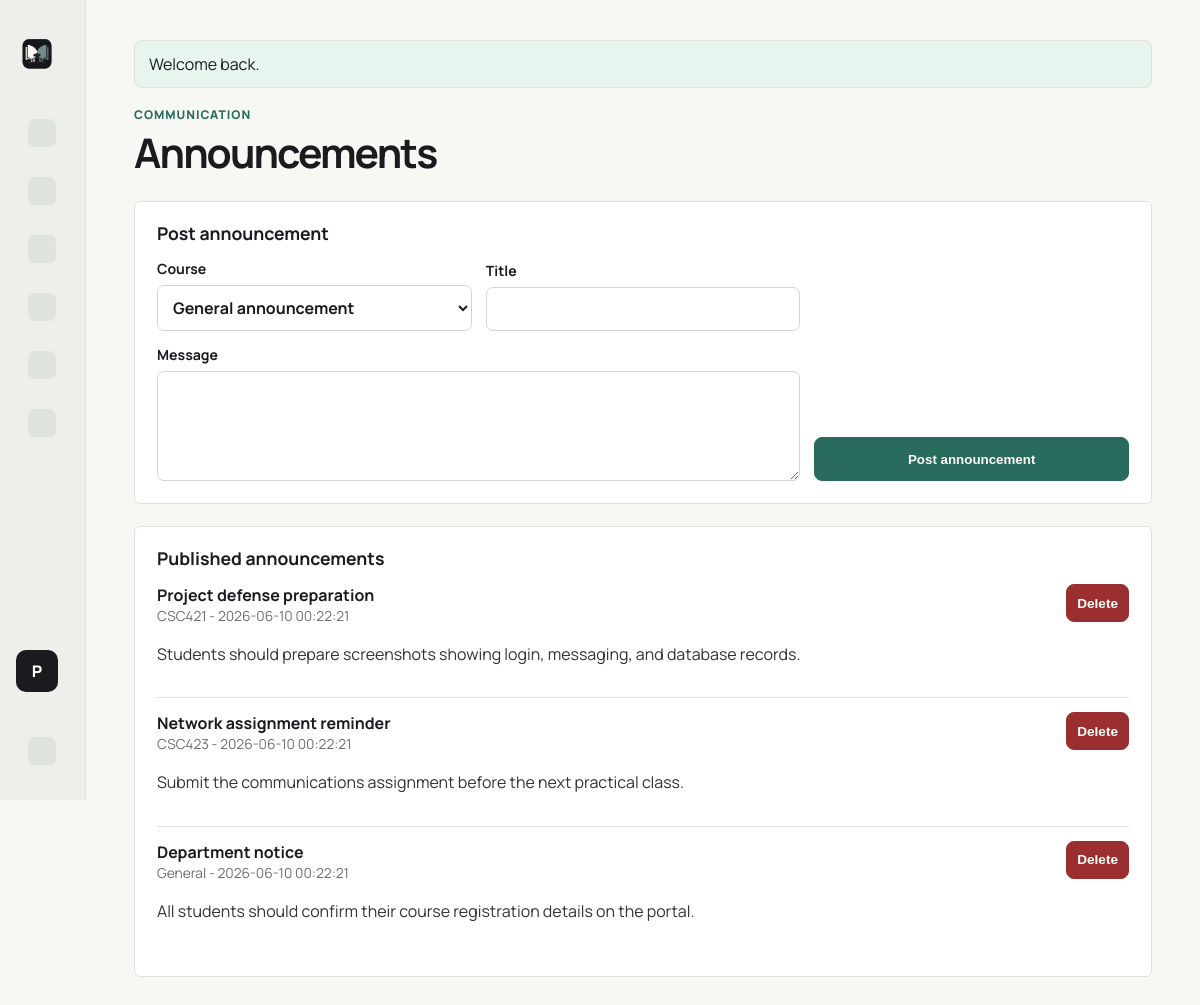
/index.php?route=lecturer/announcements (signed in), run on the app's committed database.
### tables this page shows
CREATE TABLE users (
    id INT UNSIGNED AUTO_INCREMENT PRIMARY KEY,
    full_name VARCHAR(120) NOT NULL,
    email VARCHAR(150) NOT NULL UNIQUE,
    password_hash VARCHAR(255) NOT NULL,
    role ENUM('admin', 'lecturer', 'student') NOT NULL,
    matric_number VARCHAR(50) NULL,
    department VARCHAR(120) NULL,
    status ENUM('active', 'inactive') NOT NULL DEFAULT 'active',
    created_at TIMESTAMP NOT NULL DEFAULT CURRENT_TIMESTAMP,
    updated_at TIMESTAMP NOT NULL DEFAULT CURRENT_TIMESTAMP ON UPDATE CURRENT_TIMESTAMP
);

CREATE TABLE announcements (
    id INT UNSIGNED AUTO_INCREMENT PRIMARY KEY,
    author_id INT UNSIGNED NOT NULL,
    course_id INT UNSIGNED NULL,
    title VARCHAR(180) NOT NULL,
    body TEXT NOT NULL,
    created_at TIMESTAMP NOT NULL DEFAULT CURRENT_TIMESTAMP,
    CONSTRAINT fk_announcements_author
        FOREIGN KEY (author_id) REFERENCES users(id)
        ON DELETE CASCADE,
    CONSTRAINT fk_announcements_course
        FOREIGN KEY (course_id) REFERENCES courses(id)
        ON DELETE SET NULL
);

CREATE TABLE courses (
    id INT UNSIGNED AUTO_INCREMENT PRIMARY KEY,
    code VARCHAR(20) NOT NULL UNIQUE,
    title VARCHAR(160) NOT NULL,
    lecturer_id INT UNSIGNED NULL,
    description TEXT NULL,
    created_at TIMESTAMP NOT NULL DEFAULT CURRENT_TIMESTAMP,
    updated_at TIMESTAMP NOT NULL DEFAULT CURRENT_TIMESTAMP ON UPDATE CURRENT_TIMESTAMP,
    CONSTRAINT fk_courses_lecturer
        FOREIGN KEY (lecturer_id) REFERENCES users(id)
        ON DELETE SET NULL
);

### app/Core/Controller.php (called while the page is built, shortened)
<?php
class Controller
{
    protected function render(string $view, array $data = [], string $layout = 'layout'): void
    {
        extract($data);
        $layoutPath = dirname(__DIR__) . '/Views/' . $layout . '.php';
        require $layoutPath;
    }
}

### app/Controllers/LecturerController.php (called while the page is built, shortened)
<?php
class LecturerController extends Controller
{
    public function announcements(): void
    {
        $user = Auth::requireRole(['lecturer', 'admin']);
        $courses = $user['role'] === 'admin' ? Course::all() : Course::forLecturer((int) $user['id']);
        $this->render('dashboard/lecturer_announcements', [
            'title' => 'Announcements',
            'user' => $user,
            'courses' => $courses,
            'announcements' => Announcement::allForUser($user),
        ]);
    }
}

### public/index.php (called while the page is built, shortened)
<?php
$route = $_GET['route'] ?? 'home';
$routes = [
    'home' => [HomeController::class, 'index'],
    'login' => [AuthController::class, 'login'],
    'login.attempt' => [AuthController::class, 'attempt'],
    'logout' => [AuthController::class, 'logout'],
    'dashboard' => [DashboardController::class, 'index'],
    'admin/users' => [AdminController::class, 'users'],
    'admin/courses' => [AdminController::class, 'courses'],
    'admin/faqs' => [AdminController::class, 'faqs'],
    'materials' => [MaterialController::class, 'index'],
    'lecturer/announcements' => [LecturerController::class, 'announcements'],
    'lecturer/messages' => [LecturerController::class, 'messages'],
    'student/messages' => [StudentController::class, 'messages'],
    'student/chatbot' => [StudentController::class, 'chatbot'],
];
[$controllerClass, $method] = $routes[$route];
(new $controllerClass())->$method();

### app/helpers.php (called while the page is built, shortened)
<?php
function url(string $route = '', array $params = []): string
{
    $query = array_merge(['route' => $route], $params);
    return 'index.php' . ($query ? '?' . http_build_query($query) : '');
}
function asset(string $path): string
{
    return 'assets/' . ltrim($path, '/');
}
function e(?string $value): string
{
    return htmlspecialchars((string) $value, ENT_QUOTES, 'UTF-8');
}
function flash(string $key, ?string $message = null): ?string
{
    $value = $_SESSION['_flash'][$key] ?? null;
    return $value;
}

### app/Core/Database.php (called while the page is built, shortened)
<?php
class Database
{
    private static ?PDO $pdo = null;
    public static function connection(): PDO
    {
        if (self::$pdo !== null) {
            return self::$pdo;
        }
        $config = require dirname(__DIR__, 2) . '/config/database.php';
        $dsn = sprintf(
            'mysql:host=%s;port=%s;dbname=%s;charset=%s',
            $config['host'],
            $config['port'] ?? 3306,
            $config['database'],
            $config['charset']
        );
        try {
            self::$pdo = new PDO($dsn, $config['username'], $config['password'], [
                PDO::ATTR_ERRMODE => PDO::ERRMODE_EXCEPTION,
                PDO::ATTR_DEFAULT_FETCH_MODE => PDO::FETCH_ASSOC,
                PDO::ATTR_EMULATE_PREPARES => false,
            ]);
        } catch (PDOException $exception) {
            http_response_code(500);
            exit('Database connection failed. Check config/database.php and make sure MySQL is running.');
        }
        return self::$pdo;
    }
}

### app/Models/User.php (called while the page is built, shortened)
<?php
class User
{
    public static function find(int $id): ?array
    {
        $stmt = Database::connection()->prepare('SELECT * FROM users WHERE id = ? LIMIT 1');
        $stmt->execute([$id]);
        return $stmt->fetch() ?: null;
    }
}

### app/Core/Auth.php (called while the page is built, shortened)
<?php
class Auth
{
    public static function user(): ?array
    {
        return User::find((int) $_SESSION['user_id']);
    }
}

### app/Models/Announcement.php (called while the page is built, shortened)
<?php
class Announcement
{
    public static function allForUser(array $user): array
    {
        return Database::connection()->query(
            'SELECT announcements.*, courses.code AS course_code, users.full_name AS author_name
             FROM announcements
             LEFT JOIN courses ON courses.id = announcements.course_id
             JOIN users ON users.id = announcements.author_id
             ORDER BY announcements.created_at DESC'
        )->fetchAll();
    }
}

### app/Views/dashboard/lecturer_announcements.php (the view, shortened to what this page needs)
<header class="page-header">
    <div>
        <p class="eyebrow">Communication</p>
        <h1>Announcements</h1>
    </div>
</header>
<section class="panel">
    <h2>Post announcement</h2>
    <form class="form-grid" method="post">
        <label><span>Course</span><select name="course_id"><option value="">General announcement</option></select></label>
        <label><span>Title</span><input name="title" required></label>
        <label class="wide"><span>Message</span><textarea name="body" rows="4" required></textarea></label>
        <button class="btn primary" type="submit">Post announcement</button>
    </form>
</section>
<section class="panel">
    <h2>Published announcements</h2>
    <?php foreach ($announcements as $announcement): ?>
        <article class="announcement">
            <div>
                <strong><?= e($announcement['title']) ?></strong>
                <span><?= e($announcement['course_code'] ?? 'General') ?> - <?= e($announcement['created_at']) ?></span>
                <p><?= e($announcement['body']) ?></p>
            </div>
            <form method="post">
                <button class="btn small danger" name="action" value="delete">Delete</button>
            </form>
        </article>
    <?php endforeach; ?>
</section>

### app/Views/layout.php (shortened to what this page needs)
<?php
$currentUser = Auth::user();
if (!function_exists('ui_icon')) {
    function ui_icon(string $name): string
    {
        $icons = [
            'dashboard' => '<svg viewBox="0 0 24 24" aria-hidden="true"><path d="M4 13h7V4H4v9Zm9 7h7V4h-7v16ZM4 20h7v-5H4v5Z"/></svg>',
            'users' => '<svg viewBox="0 0 24 24" aria-hidden="true"><path d="M8 11a4 4 0 1 0 0-8 4 4 0 0 0 0 8Zm8.5 1a3.5 3.5 0 1 0 0-7 3.5 3.5 0 0 0 0 7ZM2.5 20c.7-4 3-6 5.5-6s4.8 2 5.5 6h-11Zm11.5 0c.4-2 1.2-3.6 2.3-4.7 2.2.2 4.1 1.9 4.7 4.7h-7Z"/></svg>',
            'courses' => '<svg viewBox="0 0 24 24" aria-hidden="true"><path d="M5 4h11a3 3 0 0 1 3 3v13H7a3 3 0 0 1-3-3V5a1 1 0 0 1 1-1Zm2 13h10V7a1 1 0 0 0-1-1H6v11a1 1 0 0 0 1 1Zm1-8h7v2H8V9Zm0 4h6v2H8v-2Z"/></svg>',
            'faq' => '<svg viewBox="0 0 24 24" aria-hidden="true"><path d="M12 3a9 9 0 1 0 9 9 9 9 0 0 0-9-9Zm0 14a1.2 1.2 0 1 1 1.2-1.2A1.2 1.2 0 0 1 12 17Zm1-4h-2v-.8c0-1.1.7-1.7 1.5-2.2.7-.5 1.2-.8 1.2-1.5 0-.8-.6-1.3-1.6-1.3-1 0-1.7.5-2.4 1.3L8.4 7.2A4.5 4.5 0 0 1 12.2 5c2.2 0 3.8 1.2 3.8 3.2 0 1.7-1 2.5-1.9 3.1-.7.5-1.1.8-1.1 1.5v.2Z"/></svg>',
            'announcements' => '<svg viewBox="0 0 24 24" aria-hidden="true"><path d="M4 10v4h3l7 4V6l-7 4H4Zm13.5-2.5-1.4 1.4A4.3 4.3 0 0 1 18 12c0 1.2-.5 2.3-1.3 3.1l1.4 1.4A6.3 6.3 0 0 0 20 12c0-1.7-.7-3.3-2.5-4.5Z"/></svg>',
            'materials' => '<svg viewBox="0 0 24 24" aria-hidden="true"><path d="M5 3h12a3 3 0 0 1 3 3v15H7a3 3 0 0 1-3-3V4a1 1 0 0 1 1-1Zm2 14a1 1 0 0 0 1 1h10V6a1 1 0 0 0-1-1H6v12h1Zm2-9h7v2H9V8Zm0 4h6v2H9v-2Z"/></svg>',
            'messages' => '<svg viewBox="0 0 24 24" aria-hidden="true"><path d="M4 5h16a2 2 0 0 1 2 2v9a2 2 0 0 1-2 2H9l-5 4v-4H4a2 2 0 0 1-2-2V7a2 2 0 0 1 2-2Zm2 4v2h12V9H6Zm0 4v2h8v-2H6Z"/></svg>',
            'chatbot' => '<svg viewBox="0 0 24 24" aria-hidden="true"><path d="M11 2h2v3h4a3 3 0 0 1 3 3v7a3 3 0 0 1-3 3h-1.5L12 22l-3.5-4H7a3 3 0 0 1-3-3V8a3 3 0 0 1 3-3h4V2Zm-4 8.5A1.5 1.5 0 1 0 8.5 9 1.5 1.5 0 0 0 7 10.5Zm8.5 0A1.5 1.5 0 1 0 17 9a1.5 1.5 0 0 0-1.5 1.5ZM9 14v2h6v-2H9Z"/></svg>',
            'logout' => '<svg viewBox="0 0 24 24" aria-hidden="true"><path d="M4 3h9v2H6v14h7v2H4V3Zm11.6 4.4L20.2 12l-4.6 4.6-1.4-1.4 2.2-2.2H10v-2h6.4l-2.2-2.2 1.4-1.4Z"/></svg>',
        ];
        return $icons[$name] ?? '';
    }
}
?>
<!doctype html>
<html lang="en">
<head>
    <link rel="stylesheet" href="<?= e(asset('css/style.css')) ?>">
</head>
<body>
<div class="app-shell">
    <aside class="sidebar" id="dashboardSidebar">
        <a class="brand" href="<?= e(url('dashboard')) ?>">
            <img class="brand-logo" src="<?= e(asset('img/classbridge-logo.png')) ?>" alt="ClassBridge">
        </a>
        <?php if ($currentUser): ?>
            <nav class="nav">
                <a href="<?= e(url('dashboard')) ?>"><span class="nav-icon"><?= ui_icon('dashboard') ?></span><span class="sidebar-text">Dashboard</span></a>
                <?php if ($currentUser['role'] === 'admin'): ?>
                    <a href="<?= e(url('admin/users')) ?>"><span class="nav-icon"><?= ui_icon('users') ?></span><span class="sidebar-text">Users</span></a>
                    <a href="<?= e(url('admin/courses')) ?>"><span class="nav-icon"><?= ui_icon('courses') ?></span><span class="sidebar-text">Courses</span></a>
                    <a href="<?= e(url('admin/faqs')) ?>"><span class="nav-icon"><?= ui_icon('faq') ?></span><span class="sidebar-text">Chatbot FAQ</span></a>
                    <a href="<?= e(url('materials')) ?>"><span class="nav-icon"><?= ui_icon('materials') ?></span><span class="sidebar-text">Materials</span></a>
                    <a href="<?= e(url('lecturer/announcements')) ?>"><span class="nav-icon"><?= ui_icon('announcements') ?></span><span class="sidebar-text">Announcements</span></a>
                <?php endif; ?>
            </nav>
            <div class="profile-block">
                <span class="avatar"><?= e(strtoupper(substr($currentUser['full_name'], 0, 1))) ?></span>
            </div>
            <a class="logout" href="<?= e(url('logout')) ?>"><span class="nav-icon"><?= ui_icon('logout') ?></span><span class="sidebar-text">Sign out</span></a>
        <?php endif; ?>
    </aside>
    <main class="main">
        <?php if ($message = flash('success')): ?>
            <div class="notice success"><?= e($message) ?></div>
        <?php endif; ?>
        <?php require $viewPath; ?>
    </main>
</div>
</body>
</html>

### public/assets/css/style.css (style rules this page uses)
:root { --bg: #f7f7f4; --panel: #ffffff; --text: #191b1f; --muted: #68706e; --line: #e1e1dc; --accent: #286b5d; --accent-dark: #20564b; --danger: #9b2f2f; --success-bg: #e8f4ee; --error-bg: #f7e8e8; --shadow: 0 20px 50px rgba(25, 27, 31, 0.05); --sidebar-collapsed: 86px; --sidebar-expanded: 280px; }
* { box-sizing: border-box; }
body { margin: 0; min-height: 100dvh; color: var(--text); background: var(--bg); font-family: "Manrope", "Geist", "Segoe UI", Arial, sans-serif; }
a { color: inherit; text-decoration: none; }
.app-shell { display: grid; grid-template-columns: var(--sidebar-collapsed) minmax(0, 1fr); min-height: 100dvh; }
.sidebar { position: sticky; top: 0; height: 100dvh; width: var(--sidebar-collapsed); padding: 24px 16px; background: #eeeeea; border-right: 1px solid var(--line); display: flex; flex-direction: column; gap: 24px; overflow: hidden; transition: width 220ms ease, padding 220ms ease; z-index: 20; }
.brand { display: flex; gap: 12px; align-items: center; min-width: 220px; }
.brand-logo, .brand-mark, .avatar { width: 42px; height: 42px; display: inline-grid; place-items: center; border-radius: 10px; background: var(--text); color: #fffdf8; font-weight: 800; }
.brand-logo { flex: 0 0 42px; object-fit: contain; background: transparent; }
.brand small, .profile-block small, .list-item span, .message-card span, .announcement span { display: block; color: var(--muted); font-size: 0.86rem; }
.nav { display: grid; gap: 8px; }
.nav a, .logout { display: flex; align-items: center; gap: 12px; padding: 11px 12px; border-radius: 8px; color: #30342f; transition: background 160ms ease, transform 160ms ease; white-space: nowrap; }
.profile-block { margin-top: auto; display: flex; align-items: center; gap: 12px; min-width: 220px; }
.main { width: min(1120px, calc(100vw - 126px)); margin: 0 auto; padding: 40px 28px 60px; }
.nav-icon { width: 28px; height: 28px; flex: 0 0 28px; border-radius: 7px; display: inline-grid; place-items: center; color: var(--accent); background: rgba(40, 107, 93, 0.08); font-size: 0.78rem; font-weight: 800; }
.page-header { display: flex; justify-content: space-between; align-items: flex-start; gap: 18px; margin-bottom: 26px; }
.eyebrow { margin: 0 0 8px; color: var(--accent); font-weight: 800; letter-spacing: 0.08em; text-transform: uppercase; font-size: 0.75rem; }
h1, h2 { margin: 0; line-height: 1.08; }
h1 { font-size: clamp(2.1rem, 3.4vw, 4.1rem); max-width: 980px; letter-spacing: -0.045em; }
h2 { font-size: 1.1rem; margin-bottom: 16px; }
.panel, .metric { background: var(--panel); border: 1px solid var(--line); border-radius: 6px; box-shadow: none; }
.panel { padding: 22px; margin-bottom: 22px; }
.list-item, .announcement { padding: 14px 0; border-top: 1px solid var(--line); }
.list-item:first-of-type, .announcement:first-of-type { border-top: 0; padding-top: 0; }
.announcement { display: flex; justify-content: space-between; gap: 16px; }
form { margin: 0; }
label { display: grid; gap: 7px; margin-bottom: 14px; font-weight: 700; }
label span { font-size: 0.88rem; }
input, select, textarea { width: 100%; min-height: 44px; border: 1px solid #d5d5cf; border-radius: 7px; padding: 10px 11px; font: inherit; color: var(--text); background: #ffffff; }
textarea { resize: vertical; }
.form-grid { display: grid; grid-template-columns: repeat(3, minmax(0, 1fr)); gap: 14px; align-items: end; }
.form-grid label, .admin-row label, .faq-row label, .inline-form label { margin-bottom: 0; }
.form-grid .wide { grid-column: span 2; }
.btn { display: inline-flex; align-items: center; justify-content: center; min-height: 44px; padding: 10px 16px; border: 1px solid var(--line); border-radius: 8px; background: #fffefa; color: var(--text); cursor: pointer; font-weight: 800; transition: transform 160ms ease, background 160ms ease; }
.form-grid > .btn, .inline-form > .btn { align-self: end; }
.btn.primary { background: var(--accent); border-color: var(--accent); color: #fffdf8; }
.btn.small { min-height: 38px; padding: 7px 10px; font-size: 0.85rem; }
.btn.danger { color: #fffdf8; background: var(--danger); border-color: var(--danger); }
.notice { padding: 12px 14px; border-radius: 8px; margin-bottom: 18px; border: 1px solid var(--line); }
.notice.success { background: var(--success-bg); }
.message-card p, .announcement p { color: #30342f; line-height: 1.65; }

### data on the page
users: full_name "P"
announcements: title "Project defense preparation", course.code "CSC421", created_at "2026-06-10 00:22:21", body "Students should prepare screenshots showing login, messaging, and database records."
announcements: title "Network assignment reminder", course.code "CSC423", created_at "2026-06-10 00:22:21", body "Submit the communications assignment before the next practical class."
announcements: title "Department notice", course_code "General", created_at "2026-06-10 00:22:21", body "All students should confirm their course registration details on the portal."

### other printed values
$message "Welcome back."
